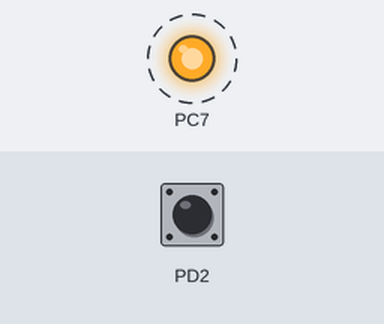
Simulated run of this program. Board: ATmega32, built with avr-gcc and emulated at 8 MHz. Shown: output pins drawn as LEDs (lit = HIGH). Dashed ring = blinking. Inputs (shaded band) come from the test bench; at power-on: PD2 HIGH.

Above: at 1.15 s.
1.3 s: PD2 pulled LOW for 3.2 s
At 1.3 s:
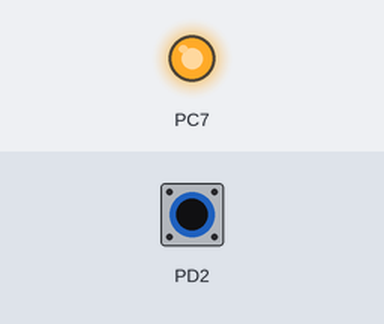
Timing chart, 0 to 12.3 s (numbered marks = the images above; inputs shaded):
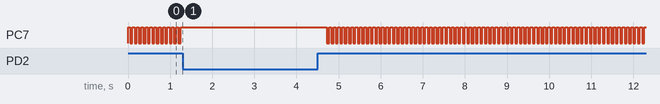

The program:

main.c
```c
/*
 * main.c
 *
 *  Created on: Nov 12, 2024
 *      Author: Yahia-PC
 */

#include"BIT_OP.h"
#include "STD_TYPES.h"
#include "GIE_Interface.h"
#include "EXTI_Interface.h"
#include "DIO_Interface.h"
#include <util/delay.h>
int main(){
	SET_Direction(PORT_D, PIN_2, INPUT);
	SET_Direction(PORT_C, PIN_7, OUTPUT);
	SET_Value(PORT_D, PIN_2, HIGH);
	EXTI_Enable(0);
	Inturrept_Enable();
	u8 flag = 0;
	while(1){
		if (flag ==0){
			SET_Value(PORT_C, PIN_7, HIGH);
			flag =1;
		}
		else if(flag ==1){
			SET_Value(PORT_C, PIN_7, LOW);
			flag = 0;
		}
		_delay_ms(50);
	}
}

void __vector_1(void) __attribute__ ((signal));
void __vector_1(void){
	SET_Value(PORT_C, PIN_7, HIGH);
	_delay_ms(200);
}
```

BIT_OP.h
```c
/*
 * BIT_OP.h
 *
 *  Created on: Aug 15, 2024
 *      Author: Yahia-PC
 */
#ifndef BIT_OP_H_
#define BIT_OP_H_

#define SET_BIT(r,b) r|=(1<<b)

#define CLR_BIT(r,b) r&=(~(1<<b))

#define GET_BIT(r,b) ((r>>b)&1)

#define TOGGLE_BIT(r,b) r^=(1<<b)

#endif /* BIT_OP_H_ */
```

EXTI_Interface.h
```c
/*
 * EXTI_Interface.h
 *
 *  Created on: Nov 12, 2024
 *      Author: Yahia-PC
 */

#ifndef EXTI_INTERFACE_H_
#define EXTI_INTERFACE_H_
#define LOW_Level 0
#define Any_Logical_Change 1
#define FALLING_EDGE 2
#define RISING_EDGE 3
#define Sense_Control LOW_Level

#define MCUCR *((volatile u8*)0x55)
#define GICR *((volatile u8*)0x5B)
void EXTI_Enable(u8 INT_NUM );

#endif /* EXTI_INTERFACE_H_ */
```

EXTI_Program.c
```c
/*
 * EXTI_Program.c
 *
 *  Created on: Nov 12, 2024
 *      Author: Yahia-PC
 */

#include"BIT_OP.h"
#include "STD_TYPES.h"
#include "GIE_Interface.h"
#include "EXTI_Interface.h"
void EXTI_Enable(u8 INT_NUM ){
	switch (INT_NUM){
	case 0:
#if Sense_Control==LOW_Level
		CLR_BIT(MCUCR, 0);
		CLR_BIT(MCUCR, 1);
#elif Sense_Control==Any_Logical_Change
		SET_BIT(MCUCR, 0);
		CLR_BIT(MCUCR, 1);
#elif Sense_Control==FALLING_EDGE
		CLR_BIT(MCUCR, 0);
		SET_BIT(MCUCR, 1);
#elif Sense_Control==RISING_EDGE
		SET_BIT(MCUCR, 0);
		SET_BIT(MCUCR, 1);
#else
#error "wrong sense control"
#endif
		SET_BIT(GICR,6);
		break;
	case 1:
#if Sense_Control==LOW_Level
		CLR_BIT(MCUCR, 2);
		CLR_BIT(MCUCR, 3);
#elif Sense_Control==Any_Logical_Change
		SET_BIT(MCUCR, 2);
		CLR_BIT(MCUCR, 3);
#elif Sense_Control==FALLING_EDGE
		CLR_BIT(MCUCR, 2);
		SET_BIT(MCUCR, 3);
#elif Sense_Control==RISING_EDGE
		SET_BIT(MCUCR, 2);
		SET_BIT(MCUCR, 3);
#else
#error "wrong sense control"
#endif
		SET_BIT(GICR,6);
		break;
	}
}
```

GIE_Interface.h
```c
/*
 * GIE_Interface.h
 *
 *  Created on: Nov 15, 2024
 *      Author: Yahia-PC
 */

#ifndef GIE_INTERFACE_H_
#define GIE_INTERFACE_H_

#define SREG *((volatile u8 *)0x5F)

void Interrupt_Enable();
#endif /* GIE_INTERFACE_H_ */
```

GIE_Program.c
```c
/*
 * GIE_Program.c
 *
 *  Created on: Nov 17, 2024
 *      Author: Yahia-PC
 */
#include "BIT_OP.h"
#include "STD_TYPES.h"
#include "GIE_Interface.h"
void Inturrept_Enable(){
	SET_BIT(SREG, 7);
}
```

DIO_Interface.h
```c
/*
 * DIO_Interface.h
 *
 *  Created on: Aug 15, 2024
 *      Author: Yahia-PC
 */

#ifndef DIO_INTERFACE_H_
#define DIO_INTERFACE_H_

#define PORTA *((volatile u8 *)0x3B)
#define DDRA *((volatile u8*)0x3A)
#define PINA *((volatile u8*)0x39)

#define PORTB *((volatile u8 *)0x38)
#define DDRB *((volatile u8*)0x37)
#define PINB *((volatile u8*)0x36)

#define PORTC *((volatile u8 *)0x35)
#define DDRC *((volatile u8*)0x34)
#define PINC *((volatile u8*)0x33)

#define PORTD *((volatile u8 *)0x32)
#define DDRD *((volatile u8*)0x31)
#define PIND *((volatile u8*)0x30)

#define INPUT 0
#define OUTPUT 1
#define LOW 0
#define HIGH 1

typedef enum{
	PIN_0,
	PIN_1,
	PIN_2,
	PIN_3,
	PIN_4,
	PIN_5,
	PIN_6,
	PIN_7
}PINS;

typedef enum{
	PORT_A,
	PORT_B,
	PORT_C,
	PORT_D
}PORTS;

void SET_Direction(u8 port, u8 pin, u8 direction);
void SET_Value(u8 port, u8 pin, u8 value);
u8 GET_Value(u8 port, u8 pin);
void SET_Direction_4LSB(u8 port,  u8 direction);
void GET_Value_4LSB(u8 port, u8 pin);
void SET_Direction_4MSB(u8 port, u8 pin);
void GET_Value_4MSB(u8 port, u8 pin);


#endif /* DIO_INTERFACE_H_ */
```

DIO_Program.c
```c
/*
 * DIO_Program.c
 *
 *  Created on: Aug 15, 2024
 *      Author: Yahia-PC
 */


#include "BIT_OP.h"
#include "STD_TYPES.h"
#include "DIO_Interface.h"

void SET_Direction(u8 port, u8 pin, u8 direction){
	switch (port){
	case PORT_A:
		if(direction == INPUT){
			CLR_BIT(DDRA,pin);
		}
		else if (direction == OUTPUT){
			SET_BIT(DDRA,pin);
		}
		break;

	case PORT_B:
		if(direction == INPUT){
			CLR_BIT(DDRB,pin);
		}
		else if (direction == OUTPUT){
			SET_BIT(DDRB,pin);
		}
		break;

	case PORT_C:
		if(direction == INPUT){
			CLR_BIT(DDRC,pin);
		}
		else if (direction == OUTPUT){
			SET_BIT(DDRC,pin);
		}
		break;

	case PORT_D:
		if(direction == INPUT){
			CLR_BIT(DDRD,pin);
		}
		else if (direction == OUTPUT){
			SET_BIT(DDRD,pin);
		}
		break;
	}
}

void SET_Value(u8 port, u8 pin, u8 value){
	switch (port){
	case PORT_A:
		if(value == LOW){
			CLR_BIT(PORTA,pin);
		}
		else if (value == HIGH){
			SET_BIT(PORTA,pin);
		}
		break;

	case PORT_B:
		if(value == LOW){
			CLR_BIT(PORTB,pin);
		}
		else if (value == HIGH){
			SET_BIT(PORTB,pin);
		}
		break;

	case PORT_C:
		if(value == LOW){
			CLR_BIT(PORTC,pin);
		}
		else if (value == HIGH){
			SET_BIT(PORTC,pin);
		}
		break;

	case PORT_D:
		if(value == LOW){
			CLR_BIT(PORTD,pin);
		}
		else if (value == HIGH){
			SET_BIT(PORTD,pin);
		}
		break;
	}
}

u8 GET_Value(u8 port, u8 pin){
	switch (port){
	case PORT_A:
		return GET_BIT(PINA,pin);
		break;
	case PORT_B:
		return GET_BIT(PINB,pin);
		break;
	case PORT_C:
		return GET_BIT(PINC,pin);
		break;
	case PORT_D:
		return GET_BIT(PIND,pin);
		break;
	}
	return 0;
}

void SET_Direction_4LSB(u8 port, u8 direction){
	switch (port){
	case PORT_A:
		if(direction == INPUT){
			DDRA&=0xF0;
		}
		else if (direction == OUTPUT){
			DDRA|=0x0F;
		}
		break;

	case PORT_B:
		if(direction == INPUT){
			DDRB&=0xF0;
		}
		else if (direction == OUTPUT){
			DDRB|=0x0F;
		}
		break;

	case PORT_C:
		if(direction == INPUT){
			DDRC&=0xF0;
		}
		else if (direction == OUTPUT){
			DDRC|=0x0F;
		}
		break;

	case PORT_D:
		if(direction == INPUT){
			DDRD&=0xF0;
		}
		else if (direction == OUTPUT){
			DDRD|=0x0F;
		}
		break;
	}
}

void SET_Value_4LSB(u8 port, u8 value){
	switch (port){
		case PORT_A:
			PORTA&=0xF0;
			PORTA|= value;
			break;

		case PORT_B:
			PORTB&=0xF0;
			PORTB|= value;
			break;

		case PORT_C:
			PORTC&=0xF0;
			PORTC|= value;
			break;

		case PORT_D:
			PORTD&=0xF0;
			PORTD|= value;
			break;
		}
}


void SET_Direction_4MSB(u8 port, u8 direction){
	switch (port){
		case PORT_A:
			if(direction == INPUT){
				DDRA&=0x0F;
			}
			else if (direction == OUTPUT){
				DDRA|=0xF0;
			}
			break;

		case PORT_B:
			if(direction == INPUT){
				DDRB&=0x0F;
			}
			else if (direction == OUTPUT){
				DDRB|=0xF0;
			}
			break;

		case PORT_C:
			if(direction == INPUT){
				DDRC&=0x0F;
			}
			else if (direction == OUTPUT){
				DDRC|=0xF0;
			}
			break;

		case PORT_D:
			if(direction == INPUT){
				DDRD&=0x0F;
			}
			else if (direction == OUTPUT){
				DDRD|=0xF0;
			}
			break;
		}
}
void SET_Value_4MSB(u8 port, u8 value){
	switch (port){
	case PORT_A:
				PORTA&=0x0F;
				PORTA|= value;
				break;

			case PORT_B:
				PORTB&=0x0F;
				PORTB|= value;
				break;

			case PORT_C:
				PORTC&=0x0F;
				PORTC|= value;
				break;

			case PORT_D:
				PORTD&=0x0F;
				PORTD|= value;
				break;
			}
}
```

STD_TYPES.h
```c
/*
 * STD_TYPES.h
 *
 *  Created on: Aug 15, 2024
 *      Author: Yahia-PC
 */

#ifndef STD_TYPES_H_
#define STD_TYPES_H_

typedef unsigned char u8;
typedef signed char s8;

typedef unsigned short int u16;
typedef signed short int s16;

typedef unsigned long int u32;
typedef signed long int s32;

typedef float f32;
typedef double f64;

#endif /* STD_TYPES_H_ */
```
